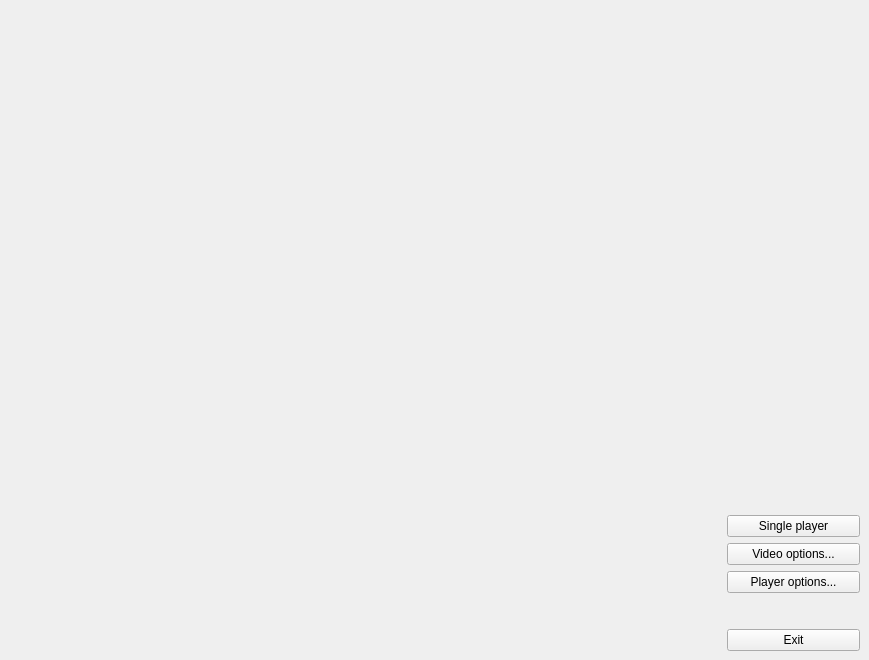
<ui version="4.0" >
 <class>MenuHud</class>
 <widget class="QWidget" name="MenuHud" >
  <property name="geometry" >
   <rect>
    <x>0</x>
    <y>0</y>
    <width>869</width>
    <height>660</height>
   </rect>
  </property>
  <property name="windowTitle" >
   <string>Form</string>
  </property>
  <layout class="QHBoxLayout" >
   <property name="margin" >
    <number>9</number>
   </property>
   <property name="spacing" >
    <number>6</number>
   </property>
   <item>
    <spacer>
     <property name="orientation" >
      <enum>Qt::Horizontal</enum>
     </property>
     <property name="sizeHint" >
      <size>
       <width>40</width>
       <height>20</height>
      </size>
     </property>
    </spacer>
   </item>
   <item>
    <layout class="QVBoxLayout" >
     <property name="margin" >
      <number>0</number>
     </property>
     <property name="spacing" >
      <number>6</number>
     </property>
     <item>
      <spacer>
       <property name="orientation" >
        <enum>Qt::Vertical</enum>
       </property>
       <property name="sizeHint" >
        <size>
         <width>133</width>
         <height>401</height>
        </size>
       </property>
      </spacer>
     </item>
     <item>
      <widget class="QPushButton" name="singlePlayerButton" >
       <property name="text" >
        <string>Single player</string>
       </property>
      </widget>
     </item>
     <item>
      <widget class="QPushButton" name="optionsButton" >
       <property name="text" >
        <string>Video options...</string>
       </property>
      </widget>
     </item>
     <item>
      <widget class="QPushButton" name="playerOptionsButton" >
       <property name="text" >
        <string>Player options...</string>
       </property>
      </widget>
     </item>
     <item>
      <spacer>
       <property name="orientation" >
        <enum>Qt::Vertical</enum>
       </property>
       <property name="sizeType" >
        <enum>QSizePolicy::Fixed</enum>
       </property>
       <property name="sizeHint" >
        <size>
         <width>20</width>
         <height>30</height>
        </size>
       </property>
      </spacer>
     </item>
     <item>
      <widget class="QPushButton" name="exitButton" >
       <property name="text" >
        <string>Exit</string>
       </property>
      </widget>
     </item>
    </layout>
   </item>
  </layout>
 </widget>
 <tabstops>
  <tabstop>singlePlayerButton</tabstop>
  <tabstop>optionsButton</tabstop>
  <tabstop>exitButton</tabstop>
 </tabstops>
 <resources/>
 <connections/>
</ui>
